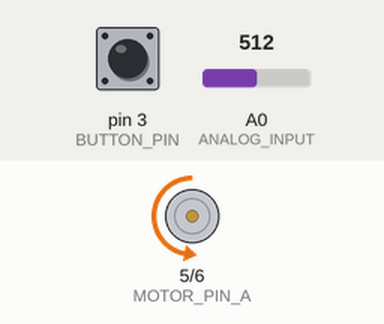
This sketch was run on a simulated Arduino Uno, built with avr-gcc and run on an emulated ATmega328P. Parts: motor-driver pin pairs drawn as motors (green arrow = first pin HIGH = forward, orange = second pin HIGH = backward, longer = more drive). The inputs (shaded band) are chosen by the test bench; at power-on: A0 (ANALOG_INPUT) = 512, pin 3 (BUTTON_PIN) HIGH. What the sketch prints to the serial monitor is not drawn.

Above: at 1.2 s.
1.3 s: A0 (ANALOG_INPUT) set to 716
At 1.9 s:
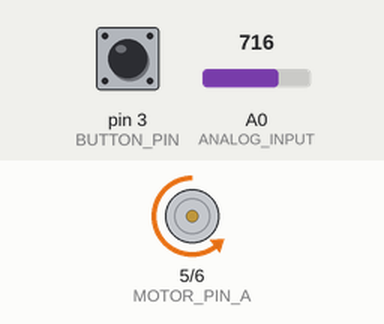
2.8 s: pin 3 (BUTTON_PIN) pulled LOW for 0.15 s
At 2.87 s:
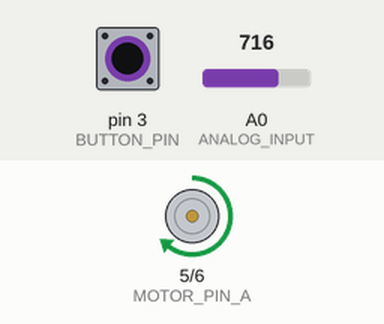
4.4 s: A0 (ANALOG_INPUT) set to 900
At 5.3 s:
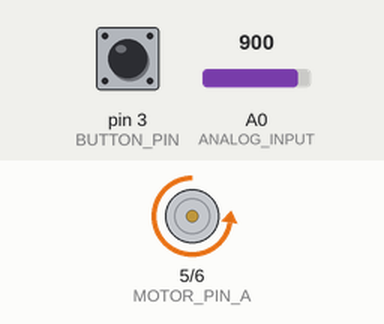
5.9 s: pin 3 (BUTTON_PIN) pulled LOW for 1 s
At 6.5 s:
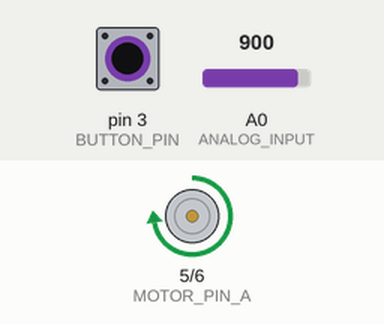
8.4 s: A0 (ANALOG_INPUT) set to 122
At 9.6 s:
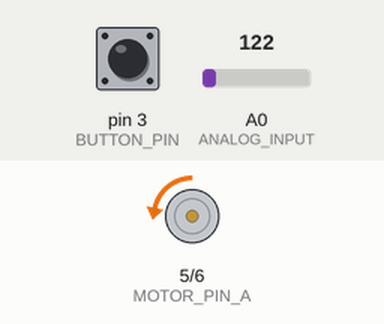
9.9 s: pin 3 (BUTTON_PIN) pulled LOW for 0.15 s
At 11.5 s:
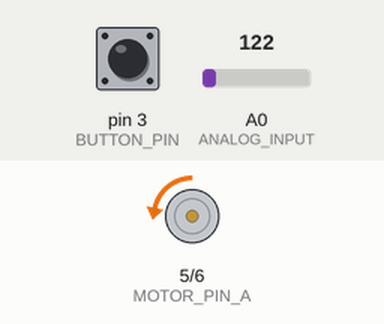
Timing chart, 0 to 12.5 s (numbered marks = the images above; inputs shaded):
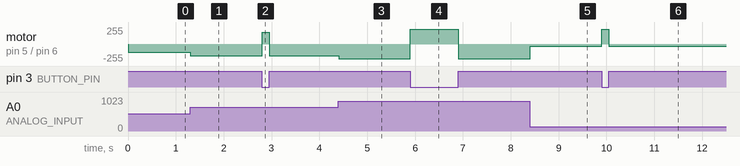

The sketch:

exercise_motor_mit_mikrokontroller.ino
```cpp
#define MOTOR_PIN_A 5
#define MOTOR_PIN_B 6
#define BUTTON_PIN 3
#define ANALOG_INPUT A0

void setup()
{
  Serial.begin(9600);
  pinMode(MOTOR_PIN_A, OUTPUT);
  pinMode(MOTOR_PIN_B, OUTPUT);
  pinMode(BUTTON_PIN, INPUT_PULLUP);
  pinMode(ANALOG_INPUT, INPUT);


}
void loop()
{
  int senseValue = analogRead(ANALOG_INPUT);
  int value = map(senseValue, 0, 1023, 0, 255); //wandelt analoge in digitale inputs um
  int stateButton = digitalRead(BUTTON_PIN);
  Serial.println(stateButton);

  if (stateButton == 0) {
    analogWrite(MOTOR_PIN_A, value);
    digitalWrite(MOTOR_PIN_B, LOW);
    //delay(5000);
  }
 if (stateButton == 1) {
    //The other direction
    digitalWrite(MOTOR_PIN_A, LOW);
    analogWrite(MOTOR_PIN_B, value);
    //delay(5000); // sind 5 sekunden
  }
}
```

Measured:
- after the input at 1.3 s, motor on pin 5 (MOTOR_PIN_A) / pin 6 (MOTOR_PIN_B): backward 127/255 → backward 178/255 at once
- after the input at 2.8 s, motor on pin 5 (MOTOR_PIN_A) / pin 6 (MOTOR_PIN_B): backward 178/255 → forward 178/255 at once, → backward 178/255 0.15 s later
- after the input at 4.4 s, motor on pin 5 (MOTOR_PIN_A) / pin 6 (MOTOR_PIN_B): backward 178/255 → backward 224/255 at once
- after the input at 5.9 s, motor on pin 5 (MOTOR_PIN_A) / pin 6 (MOTOR_PIN_B): backward 224/255 → forward 224/255 at once, → backward 224/255 1.0 s later
- after the input at 8.4 s, motor on pin 5 (MOTOR_PIN_A) / pin 6 (MOTOR_PIN_B): backward 224/255 → backward 30/255 at once
- after the input at 9.9 s, motor on pin 5 (MOTOR_PIN_A) / pin 6 (MOTOR_PIN_B): backward 30/255 → forward 224/255 at once, → backward 30/255 0.15 s later
